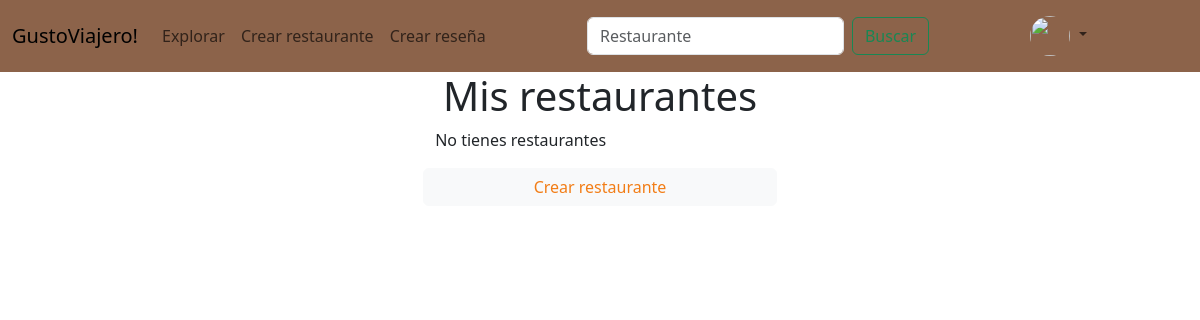
The page /misrestaurantes/ (signed in) on the database as committed earlier.
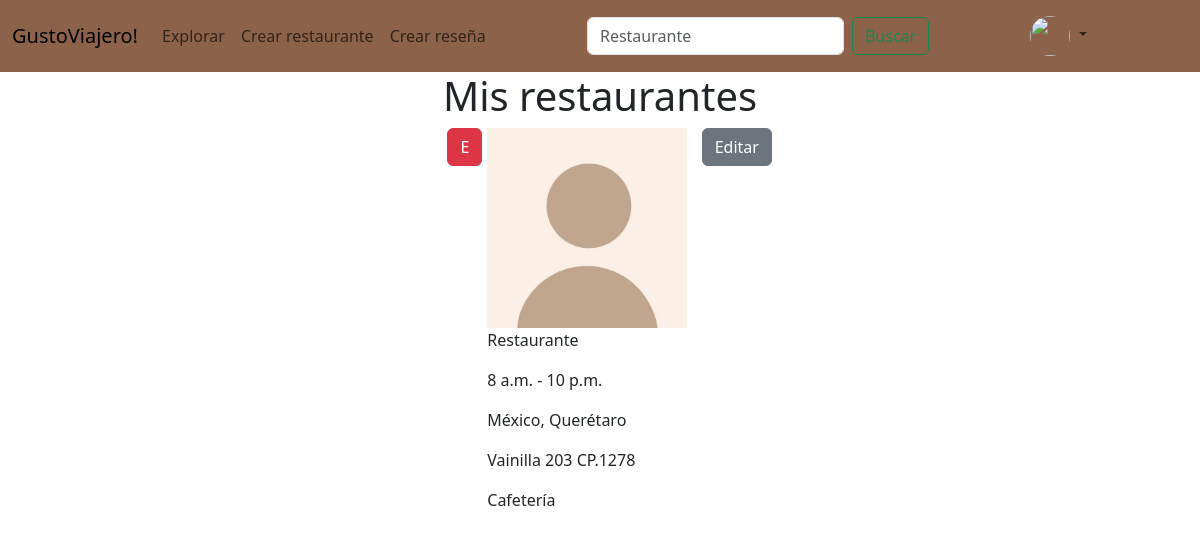
The same page on the database as committed later.
### inicio/models.py (models this page shows, shortened)
class Restaurante (models.Model):
    Nombre=models.CharField(max_length=50, default='Restaurante')
    Propietario=models.ForeignKey(User, on_delete=models.CASCADE, default=1)
    Pais=models.CharField(max_length=50)
    Estado=models.CharField(max_length=50)
    Direccion=models.CharField(max_length=200)
    Promedio=models.DecimalField(max_digits=3,decimal_places=2, default=0, blank=True)
    TipoCocina=models.ForeignKey(TipoCocina,on_delete=models.CASCADE, blank=True, null=True)
    CategoriaL=models.ForeignKey(CategoriaL,on_delete=models.CASCADE, blank=True, null=True)
    Apertura=models.TimeField()
    Cierre=models.TimeField()
    Descripción=models.CharField(max_length=280, null=True, blank=True)

class CategoriaL(models.Model):
    Nombre=models.CharField(max_length=30)
    def __str__(self):
        return self.Nombre

### inicio/views.py (the view)
# urls.py: path('misrestaurantes/',views.mis_restaurantes, name='mis_restaurantes'),
def mis_restaurantes(request):
    if request.user.is_authenticated:
        Elementos=Restaurante.objects.filter(Propietario=request.user).prefetch_related('fotoslugar_set')
    return render(request, "mis_restaurantes.html",{'Elementos': Elementos})

### inicio/templates/mis_restaurantes.html (shortened to what this page needs)
{% extends 'base.html' %}
{% load static %}
{% block content %}
<p class="h1">
    Mis restaurantes
</p>
<div class="row">
    {% if Elementos %}
        {% for Elemento in Elementos %}
            <div class="col">
                <div class="d-flex">
                    <div class="col-1">
                        <a href="{% url 'eliminar_restaurante' Elemento.id %}" class="btn btn-danger">E</a>
                    </div>
                    <div class="col-9 d-grid align-content-center justify-content-center">
                        {% if Elemento.fotoslugar_set.all %}
                            {% for foto in Elemento.fotoslugar_set.all %}
                                <img src="{{foto.Imagen.url}}" style="height:200px;">
                            {% endfor %}
                        {% else %}
                            <img src="{% static 'images/default-perfil.jpg' %}" style="height:200px;">
                        {% endif %}
                        <p>{{ Elemento.Nombre }}</p>
                        <p>{{ Elemento.Apertura }} - {{ Elemento.Cierre }}</p>
                        <p>{{ Elemento.Pais }}, {{Elemento.Estado}}</p>
                        <p>{{Elemento.Direccion}}</p>
                        {% if Elemento.CategoriaL %}
                            <p>{{Elemento.CategoriaL}}</p>
                        {% endif %}
                    </div>
                    <div class="col-2">
                        <button type="button" class="btn btn-secondary">Editar</button>
                    </div>
                </div>
            </div>
        {% endfor %}
    {% else %}
        <p>No tienes restaurantes</p>
        <a href="{% url 'crear_restaurante' %}" class="btn btn-light" style="color: #F27D16;">Crear restaurante</a>
    {% endif %}
</div>
{% endblock %}

Rows that differ between the two databases and show on the page:
added Restaurante: Nombre "Restaurante", Apertura "8 a.m.", Cierre "10 p.m.", Pais "México", Estado "Querétaro", Direccion "Vainilla 203 CP.1278", CategoriaL "Cafetería"
Other text that changed with them:
text no longer shown: "No tienes restaurantes Crear restaurante"
